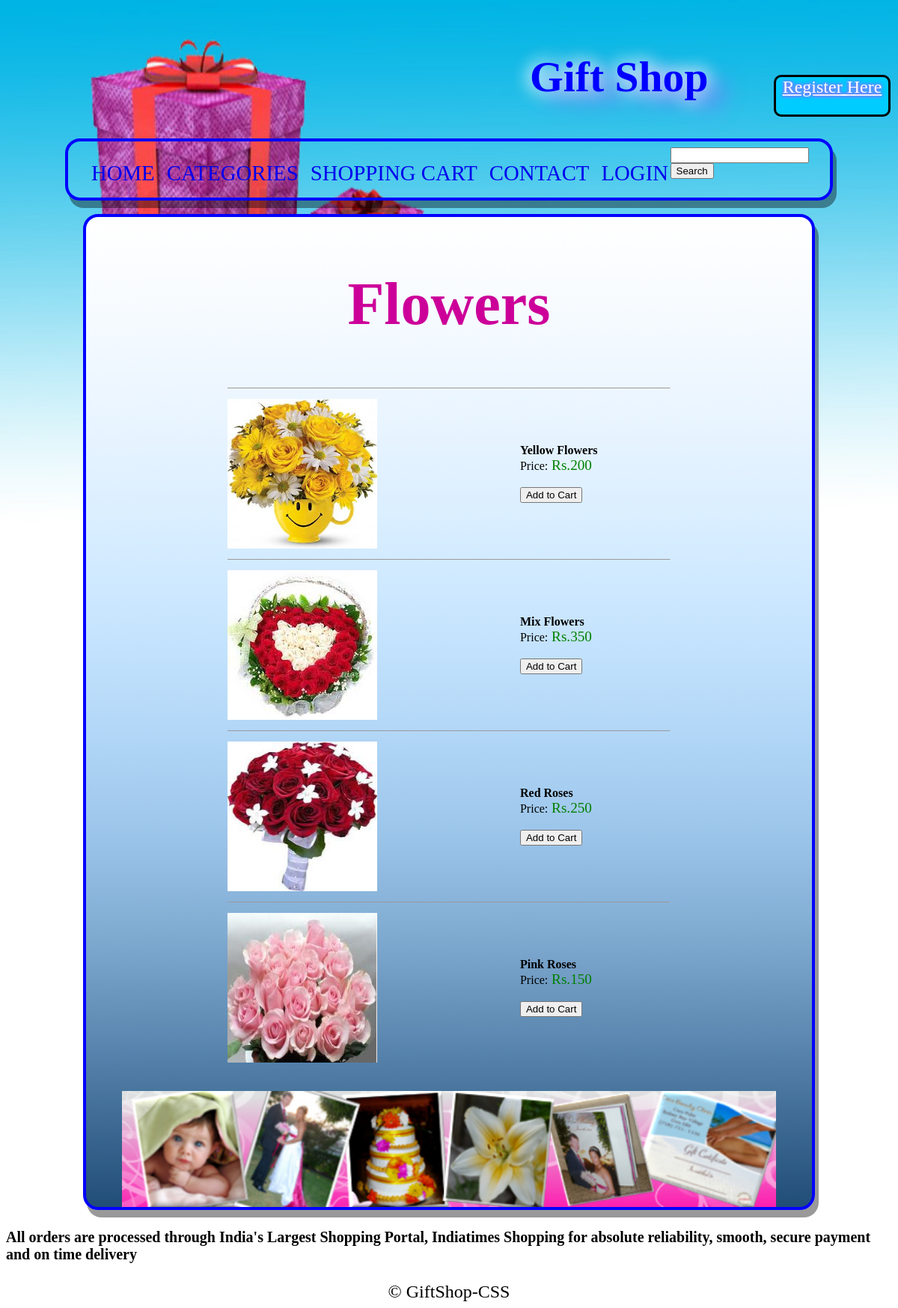
Screenshot of /flowers.php with the database file from the repository.
### tables this page shows
CREATE TABLE IF NOT EXISTS `flowers` (
  `id_no` int(10) NOT NULL AUTO_INCREMENT,
  `name` varchar(20) NOT NULL,
  `prize` int(250) NOT NULL,
  `picture` varchar(80) NOT NULL,
  PRIMARY KEY (`id_no`)
);

### flowers.php (the view, shortened to what this page needs)
<?php include 'top.php'; ?>
<!DOCTYPE html PUBLIC "-//W3C//DTD XHTML 1.0 Transitional//EN" "http://www.w3.org/TR/xhtml1/DTD/xhtml1-transitional.dtd">
<html xmlns="http://www.w3.org/1999/xhtml">
<head>
</head>
<body>
<form name="form1"  method="post" action="loginForm.php">
<div align="center">
<h1 class="head">Flowers</h1>
	<table border="0" cellpadding="2px" width="600px">
		<?php
			$result=mysql_query("select * from flowers") or die("select * from flowers"."<br/><br/>".mysql_error());
			while($row=mysql_fetch_array($result)){
		?>
		<tr><td colspan="2"><hr size="1" /></td></tr>
    	<tr >
        	<td><img src="<?php echo $row['picture']?>"   width="200" height="200"/></td>
            <td>   	<b><?php echo $row['name']?></b><br />
                    Price:<big style="color:green">
                    	Rs.<?php echo $row['prize']?></big><br /><br />
                    <input type="submit" value="Add to Cart" onclick="submit" />
			</td>
		</tr>
        <?php } ?>
    </table>
</div>
</form>
</body>
</html>
<?php include 'bottom.php'; ?>

### top.php (shortened to what this page needs)
<html>
<head>
<link rel="stylesheet" type="text/css" href="css\css1.css" />
</head>
<body  >
 <div style="margin-left:700px; margin-top:70px" >
<font  size="100px" face="Lucida Handwriting" color="#0000FF"><a class="two ts" ><b><big>Gift Shop</big></b></a></font>
</div>
<div id="myDIV"><a href="register.php"  style="color:#FFFFFF"><blink>Register Here</blink></a>
</div>
<p>&nbsp;</p>
<center>
<div class="GS" style="width:86%; ">
<table width="100%" height="53">
<tr><td width="79%">
<div id="wrap">
<ul id="navbar">
 <li><a href="index.php">HOME</a></li>
 <li><a href="#">CATEGORIES</a>
         </li>
 <li><a href="shoppingcart.php">SHOPPING CART</a></li>
 <li><a href="contact.php">CONTACT</a></li>
 <li><a href="loginForm.php">LOGIN</a></li>
</ul>
 </div>
</td><td width="21%">
<form method="get" action="search.php">
<input type="text" name="query"><input type="submit" name="submit" value="Search" >
</form>
</td></tr>
 </table>
</div>
<br>
<div class="GS" style="width:82%; background-image: url(image/blue-shade.png); " >
<br />

### bottom.php (shortened to what this page needs)
  <img src="images/photos for bottom of home page.jpg" width="90%">
</div>
</center>
<marquee>
<h6><p  style="font-family:Curlz MT;color: #000000;font-size:20px;">All orders are processed through India's Largest Shopping Portal, Indiatimes Shopping for absolute reliability, smooth, secure payment and on time delivery</p></h6>
</marquee>
<center>
<font size=5 color="#000000" >&copy GiftShop-CSS</font></center></body>
</html>

### css/css1.css (style rules this page uses)
div.GS { border:4px solid #0000FF ; border-radius: 20px; box-shadow: rgba(0,0,0,0.4) 5px 10px; }
a.ts { text-shadow: 0.5em 0.3em 0.6em #87F, 0 0 0.5em white,0 0 0.5em white; }
div#myDIV { font-size:24px; font:"Times New Roman", serif, Vivaldi; width:150px; height:50px; background: #00CCFF; right:10px; top:100px; position:fixed; border-radius: 10px; border:3px solid; text-align:center; text-shadow: 0 0 0.2em #87F, 0 0 0.2em #87F, 0 0 0.2em #87F; }
#wrap { font-size: 1.8em; width: 100%; padding: 20px; text-align:center; text-shadow:#999999; margin: 0 auto; position: relative; }
#navbar { margin: 0; padding: 0; height: 1em; font:Algerian, Arial, "HelveticaNeue LT 55 Roman", sans-serif }
#navbar li { list-style: none; float: left; }
#navbar li a { display: block; padding: 3px 8px; text-decoration: none; }
h1.head { font-family:Ravie;color:CC0099;font-size:80px; text-align:center; }

### rows the page displays
flowers: picture (picture), name "Yellow Flowers", prize "200"
flowers: picture (picture), name "Mix Flowers", prize "350"
flowers: picture (picture), name "Red Roses", prize "250"
flowers: picture (picture), name "Pink Roses", prize "150"
